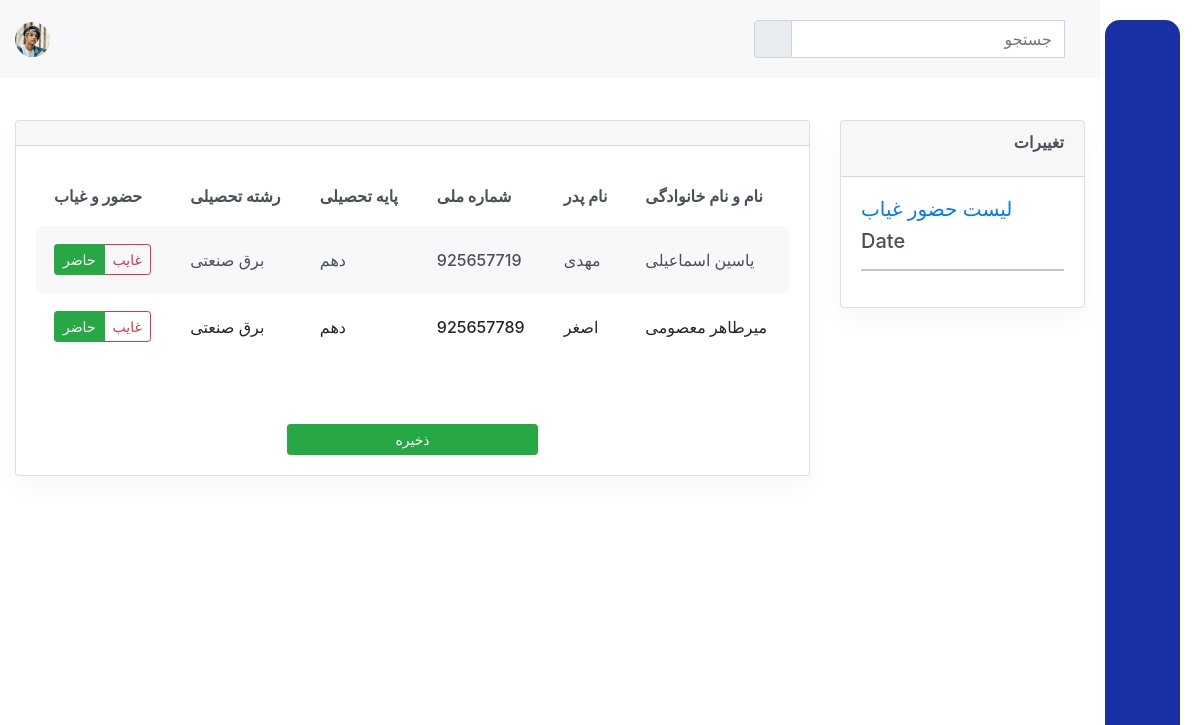
Page /attendance-edit/101/2022-10-31 (signed in) on the earlier database version.
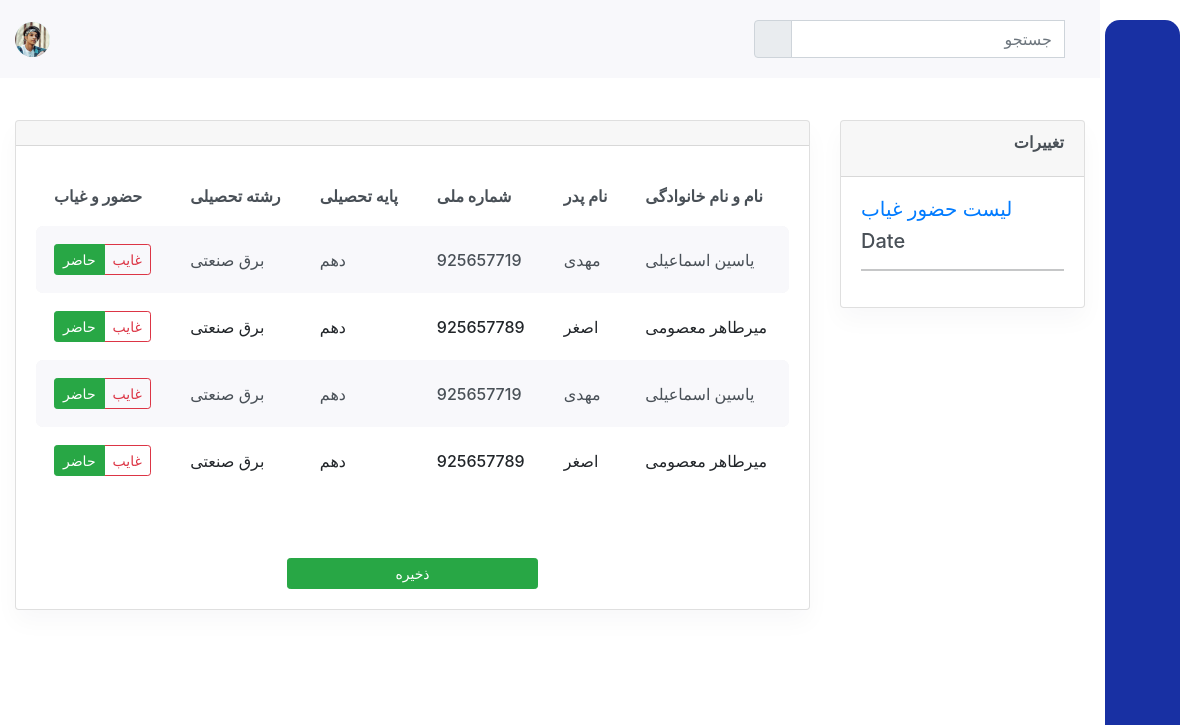
Same page on the later database version.
### Student/models.py (models this page shows, shortened)
class Attendance(models.Model):
    student = models.ForeignKey(Student, on_delete=models.CASCADE)
    attendanceclass = models.ForeignKey(AttendanceClass, on_delete=models.CASCADE, default=1)
    date = models.DateField(auto_now_add=True)
    status = models.BooleanField(default=True)
    gheybat_text = models.CharField(max_length=500, null=True, blank=True)
    zang = models.ForeignKey(Zang, on_delete=models.CASCADE, null=True, blank=True)

class Student(models.Model):
    full_name = models.CharField(max_length=200)
    father_name = models.CharField(max_length=100)
    id_code = models.IntegerField(unique=True)
    class_id = models.ForeignKey(Class, on_delete=models.CASCADE)
    reshte = models.ForeignKey(Reshte, on_delete=models.CASCADE)
    level = models.CharField(choices=LEVEL, max_length=8)
    level_up = models.BooleanField(default=False)
    date = models.DateField()
    usn = models.CharField(primary_key=True, max_length=200)
    zang = models.BooleanField(choices=ZANG, null=True, blank=True)
    objects = Manager()

class Reshte(models.Model):
    name = models.CharField(max_length=100)
    def __str__(self):
        return self.name

### Student/views.py (the view)
class AttendanceEdit(LoginRequiredMixin, generic.View):
    login_url = 'account:login'
    template_name = 'attendance-edit.html'
    def get(self, request, *args, **kwargs):
        class_id_number = kwargs.get('class_id_number')
        date = kwargs.get('date')
        att = models.Attendance.objects.filter(attendanceclass__assign__class_id__number=class_id_number, date=date)
        c = {
            'att_list': att,
            'class_id_number': class_id_number,
        }
        return render(request, self.template_name, c)

### templates/attendance-edit.html (shortened to what this page needs)
{% extends 'base.html' %}
{% load static %}
{% block body %}
	<div id="main-wrapper">
	    <div class="content-body">
		<div class="container">
		    <div class="row">
			<div class="col-xxl-3 col-xl-3">
			    <div class="card">
				<div class="card-header">
				    <h4 class="card-title">تغییرات</h4>
				</div>
				<div class="card-body">
				    <ul>
						<li>
							<h5><a href="">لیست حضور غیاب</a></h5>
							<div class="text-left">
								<h5 class="ltr">Date</h5>
							</div>
						</li>
						<hr>
				    </ul>
				</div>
			    </div>
			</div>
			<div class="col-xxl-9 col-xl-9">
			    <div class="card">
				<div class="card-header">
				</div>
				<div class="card-body">
				    <div class="table-responsive transaction-table">
						<form action="" method="POST">
							<table class="table table-striped responsive-table">
								<thead>
								<tr>
									<th>نام و نام خانوادگی</th>
									<th>نام پدر</th>
									<th>شماره ملی</th>
									<th>پایه تحصیلی</th>
									<th>رشته تحصیلی</th>
									<th>حضور و غیاب</th>
								</tr>
								</thead>
								<tbody>
								{% for s in att_list %}
								<tr>
									<td>{{ s.student.full_name }}</td>
									<td>{{ s.student.father_name }}</td>
									<td>{{ s.student.id_code }}</td>
									<td>{{ s.student.level }}</td>
									<td>{{ s.student.reshte }}</td>
									<td>
										<div class="btn-group btn-group-toggle" data-toggle="buttons" dir="ltr">
                                            {% if s.status %}
											<label class="btn btn-outline-success btn-sm active">
												<input type="radio" name="{{ s.student.usn }}" id="option1" autocomplete="off" value="present" checked> حاضر
											</label>
											<label class="btn btn-outline-danger btn-sm">
												<input type="radio" name="{{ s.student.usn }}" id="option2" autocomplete="off" value="absent"> غایب
											</label>
                                            {% endif %}
                                  		</div>
									</td>
								</tr>
								{% endfor %}
								</tbody>
							</table>
							<div class="d-flex justify-content-center">
								<button class="btn btn-success btn-sm col-4 mt-5">ذخیره</button>
							</div>
						</form>
				    </div>
				</div>
			    </div>
			</div>
		    </div>
		</div>
	    </div>
	</div>
{% endblock %}

### templates/base.html (shortened to what this page needs)
{% load static %}
<!DOCTYPE html>
<html lang="en">
<head>
	<link rel="stylesheet" type="text/css" href="{% static 'vendor/slick/slick.css' %}">
	<link rel="stylesheet" href="{% static 'css/style.css' %}">
	<link rel="stylesheet" href="{% static 'admin/jquery.ui.datepicker.jalali/themes/base/jquery-ui.min.css' %}">
	<link rel="stylesheet" href="https://cdn.jsdelivr.net/npm/bootstrap@4.6.2/dist/css/bootstrap.min.css">
</head>
<body dir="rtl">
	<div class="header">
		<div class="container">
		    <div class="row">
				<div class="col-xxl-12">
					<div class="header-content">
					<div class="header-left">
						<div class="search">
						<form action="/search/" method="GET">
							<div class="input-group">
							<input type="text" class="form-control" name="query" placeholder="جستجو">
							<button type="submit" class="input-group-text btn"><i class="icofont-search text-secondary"></i></button>
							</div>
						</form>
						</div>
					</div>
					<div class="header-right">
						<div class="dark-light-toggle" onclick="themeToggle()">
						<span class="dark"><i class="icofont-moon"></i></span>
						</div>
						<div class="profile_log dropdown">
						<div class="user" data-toggle="dropdown">
							<span class="thumb"><img src="{% static 'images/profile/2.png' %}" alt=""></span>
						</div>
						</div>
					</div>
					</div>
				</div>
		    </div>
		</div>
	</div>
	{% include 'sidebar.html' %}
    {% block body %}{% endblock %}
</body>
</html>

### templates/sidebar.html (shortened to what this page needs)
{% load static %}
<div class="sidebar">
    <div class="brand-logo">
    </div>
    <div class="menu">
        <ul>
        <li>
            <a href="{% url 'student:index' %}" data-toggle="tooltip" data-placement="right" title="خانه">
            <span><i class="icofont-ui-home"></i></span>
            </a>
        </li>
        <li><a href="{% url 'student:created-list' %}" data-toggle="tooltip" data-placement="right" title="تنظیمات">
            <span><i class="icofont-settings"></i></span>
            </a>
        </li>
        <li class="logout"><a href="{% url 'account:logout' %}" data-toggle="tooltip" data-placement="right" title="خروج">
            <span><i class="icofont-power"></i></span>
            </a>
        </li>
        </ul>
    </div>
</div>

Differences in the rows shown:
added Attendance: student.full_name "یاسین اسماعیلی", student.father_name "مهدی", student.id_code "925657719", student.level "دهم", student.reshte "برق صنعتی"
added Attendance: student.full_name "میرطاهر معصومی", student.father_name "اصغر", student.id_code "925657789", student.level "دهم", student.reshte "برق صنعتی"
